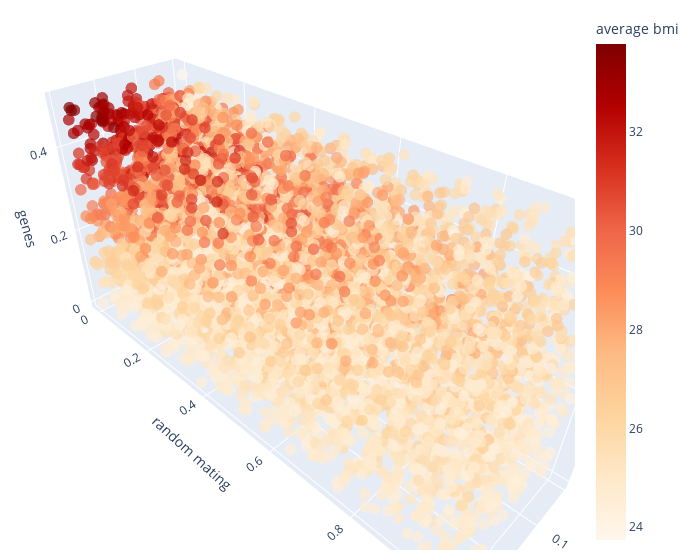

Here is the notebook cell this chart was saved with:
### Markdown cell above
## Average BMI

### Code cell
ef = Sensitivity(problem, df['average_bmi'], X)
ef.score('efast')
ef.plot(save=True, filepath= plots_path + 'snp-efast-average-bmi.pdf',
    move=True, moving_path= '../manuscript/plots/')
ef.plot3D(labels={'outcome':'average bmi', 'y':'random mating', 'x':'fertility', 'z':'genes'})
sav['ef_avg_s1'] = ef.tabval('S1')
sav['ef_avg_st'] = ef.tabval('ST')

### Figure 1 — Plotly figure (JSON) as saved in the notebook; plotly's stock layout.template omitted (floating-point values rounded to 4 significant figures; data arrays with more than 128 entries replaced by an {"elided": "..."} marker saying what was removed)
{"data": [{"hovertemplate": "p_fertility_factor=%{x}<br>p_random_mating=%{y}<br>p_genetic_variance=%{z}<br>average_bmi=%{marker.color}<extra></extra>", "legendgroup": "", "marker": {"color": {"elided": "6000 float values"}, "coloraxis": "coloraxis", "opacity": 0.7, "size": 4, "symbol": "circle"}, "mode": "markers", "name": "", "scene": "scene", "showlegend": false, "type": "scatter3d", "x": {"elided": "6000 float values"}, "y": {"elided": "6000 float values"}, "z": {"elided": "6000 float values"}}], "layout": {"coloraxis": {"colorbar": {"title": {"text": "average bmi"}}, "colorscale": [[0, "rgb(255,247,236)"], [0.125, "rgb(254,232,200)"], [0.25, "rgb(253,212,158)"], [0.375, "rgb(253,187,132)"], [0.5, "rgb(252,141,89)"], [0.625, "rgb(239,101,72)"], [0.75, "rgb(215,48,31)"], [0.875, "rgb(179,0,0)"], [1, "rgb(127,0,0)"]]}, "legend": {"tracegroupgap": 0}, "margin": {"b": 10, "l": 10, "r": 20, "t": 10}, "scene": {"domain": {"x": [0, 1], "y": [0, 1]}, "xaxis": {"title": {"text": "vertical transmission"}}, "yaxis": {"title": {"text": "random mating"}}, "zaxis": {"title": {"text": "genes"}}}, "width": 700}}
